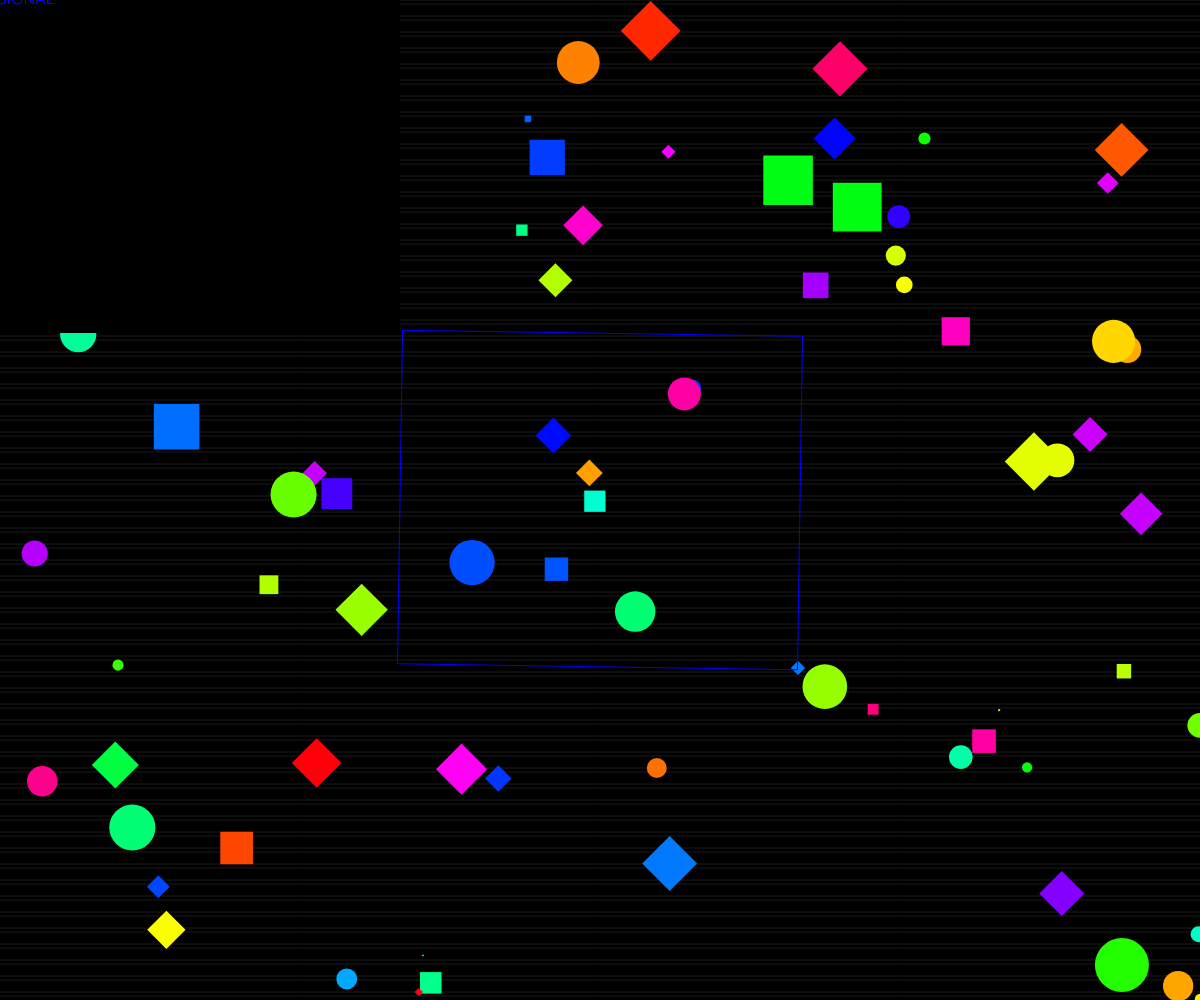
Frame 1 (no input)
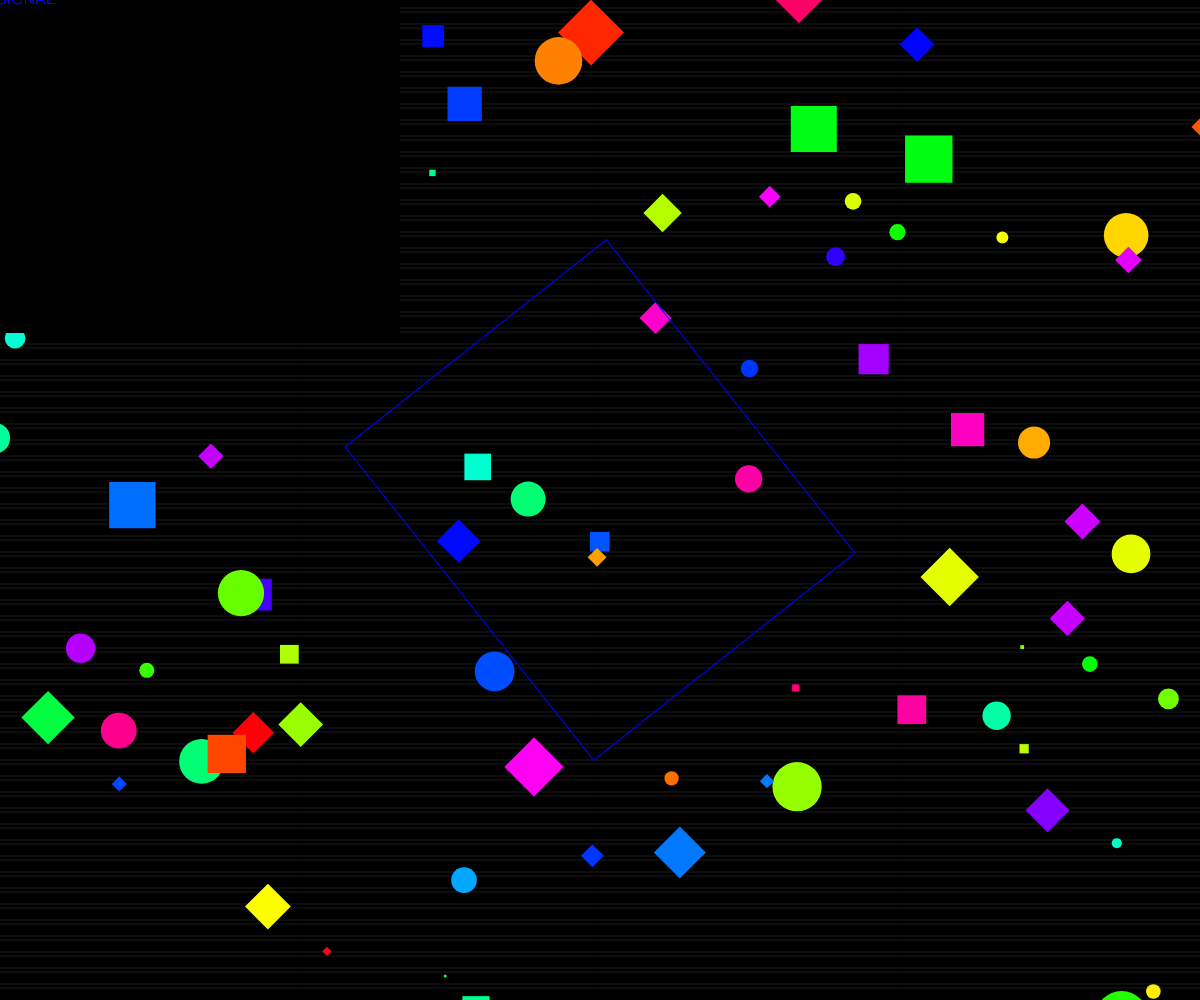
Frame 60 (no input)
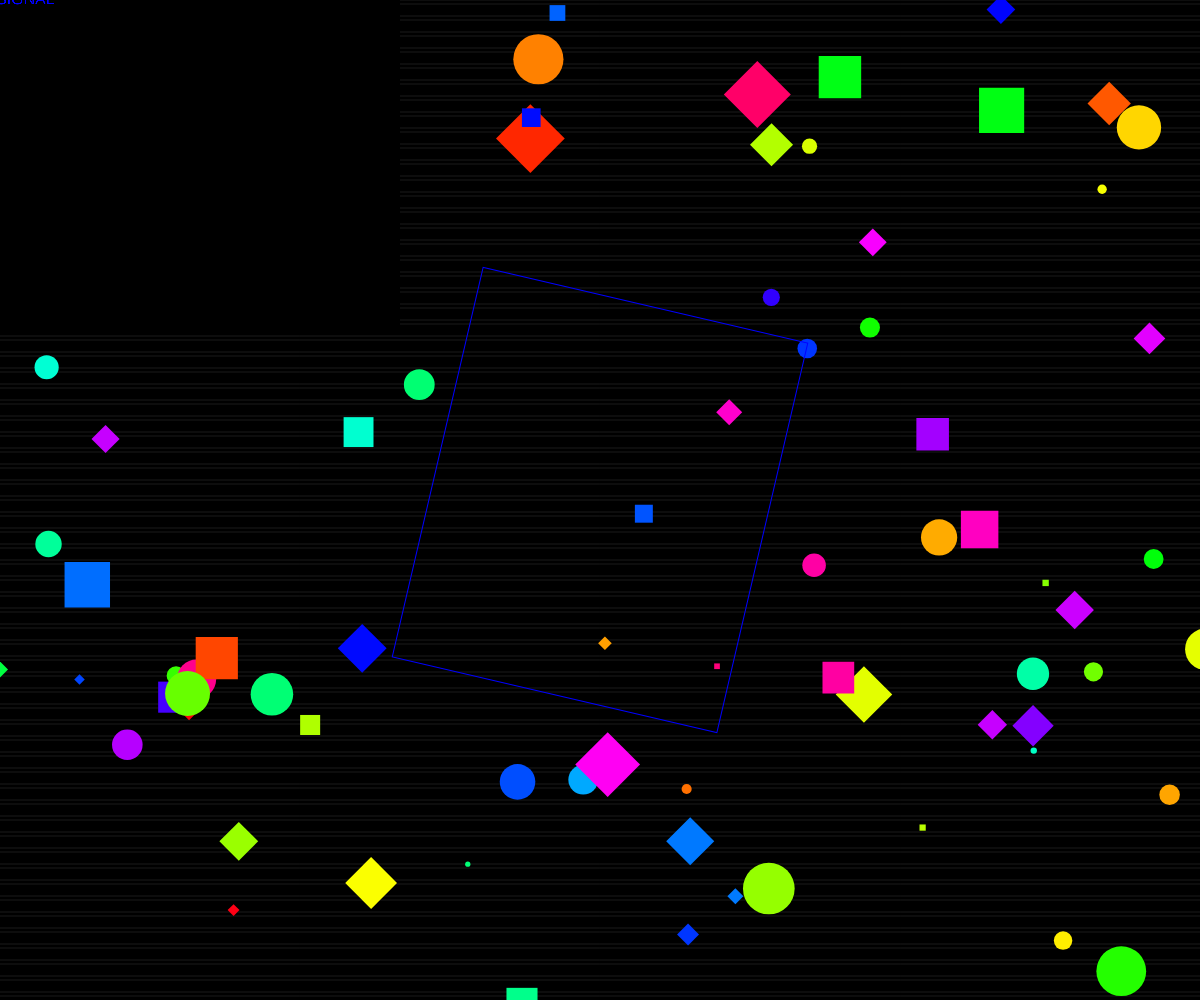
Frame 120 (the mouse pressed at the canvas centre since frame 60)

The p5.js sketch that drew these frames (run headless with seeded random() and noise() and a simulated clock; from frame 60 on, the mouse is pressed at the canvas centre):

// p5.js sketch
// ── sketch.js
let shapes = [];
let scanlineOffset = 0;
let titleCard;
let fontSize = 48;

function setup() {
  createCanvas(windowWidth, windowHeight);
  colorMode(HSB, 360, 100, 100, 1);
  
  // Create title card with blocky typography
  titleCard = createGraphics(width, height);
  titleCard.colorMode(HSB, 360, 100, 100, 1);
  titleCard.background(0, 0, 0);
  titleCard.fill(240, 100, 100); // Electric blue
  titleCard.textAlign(CENTER, CENTER);
  titleCard.textSize(fontSize);
  titleCard.text("NEON SIGNAL", 0, 0);
  
  // Initialize shapes with blocky geometric forms
  for (let i = 0; i < 80; i++) {
    shapes.push({
      x: random(width),
      y: random(height),
      size: random(15, 40),
      hue: random(360),
      speedX: random(-2, 2),
      speedY: random(-2, 2),
      pulse: random(TWO_PI),
      shapeType: floor(random(3)) // 0=rect, 1=circle, 2=diamond
    });
  }
}

function draw() {
  background(0, 0, 0);
  
  // Draw scanline effect
  scanlineOffset += 2;
  for (let y = 0; y < height; y += 4) {
    if ((y + scanlineOffset) % 16 < 8) {
      stroke(0, 0, 100, 0.1);
      line(0, y, width, y);
    }
  }
  
  // Draw abstract geometric shapes
  for (let shape of shapes) {
    // Pulsing effect
    let pulseSize = shape.size + sin(shape.pulse) * 15;
    shape.pulse += 0.1;
    
    // Color based on hue
    fill(shape.hue, 100, 100);
    noStroke();
    
    // Draw different shapes with blocky stylization
    push();
    translate(shape.x, shape.y);
    
    switch(shape.shapeType) {
      case 0: // Rectangle
        rectMode(CENTER);
        rect(0, 0, pulseSize, pulseSize);
        break;
      case 1: // Circle
        ellipse(0, 0, pulseSize);
        break;
      case 2: // Diamond
        rotate(PI/4);
        rectMode(CENTER);
        rect(0, 0, pulseSize, pulseSize);
        break;
    }
    
    pop();
    
    // Update positions
    shape.x += shape.speedX;
    shape.y += shape.speedY;
    
    // Bounce off edges with boundary correction
    if (shape.x > width + 20 || shape.x < -20) shape.speedX *= -1;
    if (shape.y > height + 20 || shape.y < -20) shape.speedY *= -1;
  }
  
  // Draw pulsing wireframe title card
  push();
  translate(width/2, height/2);
  rotate(frameCount * 0.015);
  stroke(240, 100, 100); // Electric blue wireframe
  noFill();
  rectMode(CENTER);
  rect(0, 0, width/3, height/3);
  pop();
  
  // Draw title card on top
  image(titleCard, width/2 - titleCard.width/2, height/2 - titleCard.height/2, width/3, height/3);
}

function windowResized() {
  resizeCanvas(windowWidth, windowHeight);
}
